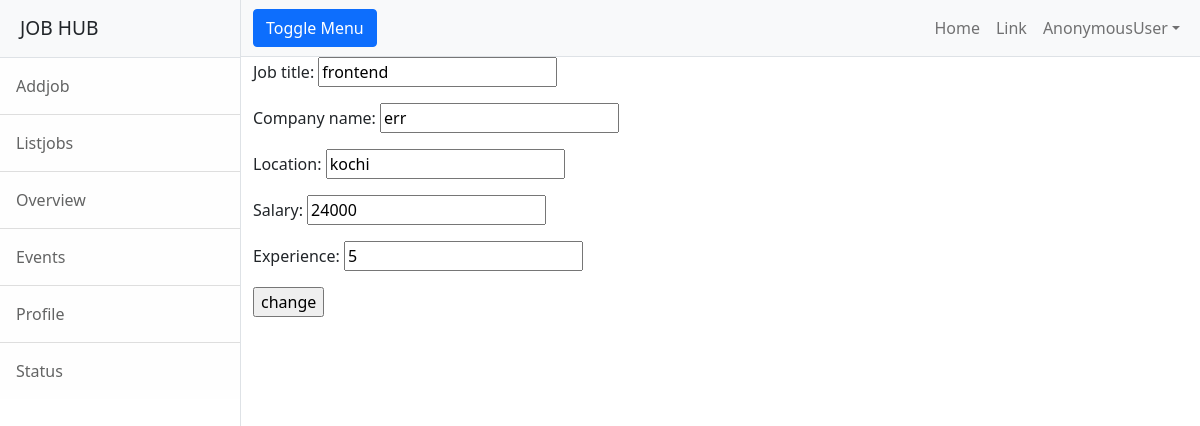
Page /employer/jobs/change/6 on the committed database.
### employer/models.py (models this page shows, shortened)
class Jobs(models.Model):
    job_title=models.CharField(max_length=120)
    company_name=models.CharField(max_length=120)
    location = models.CharField(max_length=120)
    salary=models.IntegerField(null=0)
    experience=models.PositiveIntegerField(default=0)

### employer/views.py (the view)
# urls.py: path("jobs/change/<int:id>",views.JobEditView.as_view(),name="emp-editjob"),
class JobEditView(UpdateView):
    model = Jobs
    form_class = JobForm
    template_name = "emp-editjob.html"
    success_url = reverse_lazy("emp-alljobs")
    pk_url_kwarg = "id"

### employer/forms.py
class JobForm(forms.ModelForm):
    class Meta:
        model=Jobs
        fields="__all__"

### employer/templates/emp-editjob.html (shortened to what this page needs)
{%extends 'base.html'%}
{%block body_block%}
  <div class="col-8">
      <form action="" method="post">
          {{form.as_p}}
          <input type="submit" value="change">
      </form>
  </div>
{%endblock%}

### rows in the picture
Jobs: job_title "frontend", company_name "err", location "kochi", salary "24000", experience "5"

### other values in the picture
{{ request.user }} "AnonymousUser"
